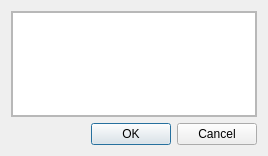
<?xml version="1.0" encoding="UTF-8"?>
<ui version="4.0">
 <class>Dialog</class>
 <widget class="QDialog" name="Dialog">
  <property name="geometry">
   <rect>
    <x>0</x>
    <y>0</y>
    <width>268</width>
    <height>156</height>
   </rect>
  </property>
  <property name="windowTitle">
   <string>删除规划</string>
  </property>
  <layout class="QVBoxLayout" name="verticalLayout">
   <item>
    <widget class="QFrame" name="frame_3">
     <property name="frameShape">
      <enum>QFrame::StyledPanel</enum>
     </property>
     <property name="frameShadow">
      <enum>QFrame::Raised</enum>
     </property>
     <layout class="QVBoxLayout" name="verticalLayout_2">
      <property name="spacing">
       <number>0</number>
      </property>
      <property name="leftMargin">
       <number>0</number>
      </property>
      <property name="topMargin">
       <number>0</number>
      </property>
      <property name="rightMargin">
       <number>0</number>
      </property>
      <property name="bottomMargin">
       <number>0</number>
      </property>
      <item>
       <widget class="QListWidget" name="names">
        <property name="selectionMode">
         <enum>QAbstractItemView::SingleSelection</enum>
        </property>
       </widget>
      </item>
     </layout>
    </widget>
   </item>
   <item>
    <widget class="QDialogButtonBox" name="buttonBox">
     <property name="standardButtons">
      <set>QDialogButtonBox::Cancel|QDialogButtonBox::Ok</set>
     </property>
    </widget>
   </item>
  </layout>
 </widget>
 <resources/>
 <connections>
  <connection>
   <sender>buttonBox</sender>
   <signal>accepted()</signal>
   <receiver>Dialog</receiver>
   <slot>accept()</slot>
   <hints>
    <hint type="sourcelabel">
     <x>133</x>
     <y>116</y>
    </hint>
    <hint type="destinationlabel">
     <x>133</x>
     <y>68</y>
    </hint>
   </hints>
  </connection>
  <connection>
   <sender>buttonBox</sender>
   <signal>rejected()</signal>
   <receiver>Dialog</receiver>
   <slot>reject()</slot>
   <hints>
    <hint type="sourcelabel">
     <x>133</x>
     <y>116</y>
    </hint>
    <hint type="destinationlabel">
     <x>133</x>
     <y>68</y>
    </hint>
   </hints>
  </connection>
 </connections>
</ui>
